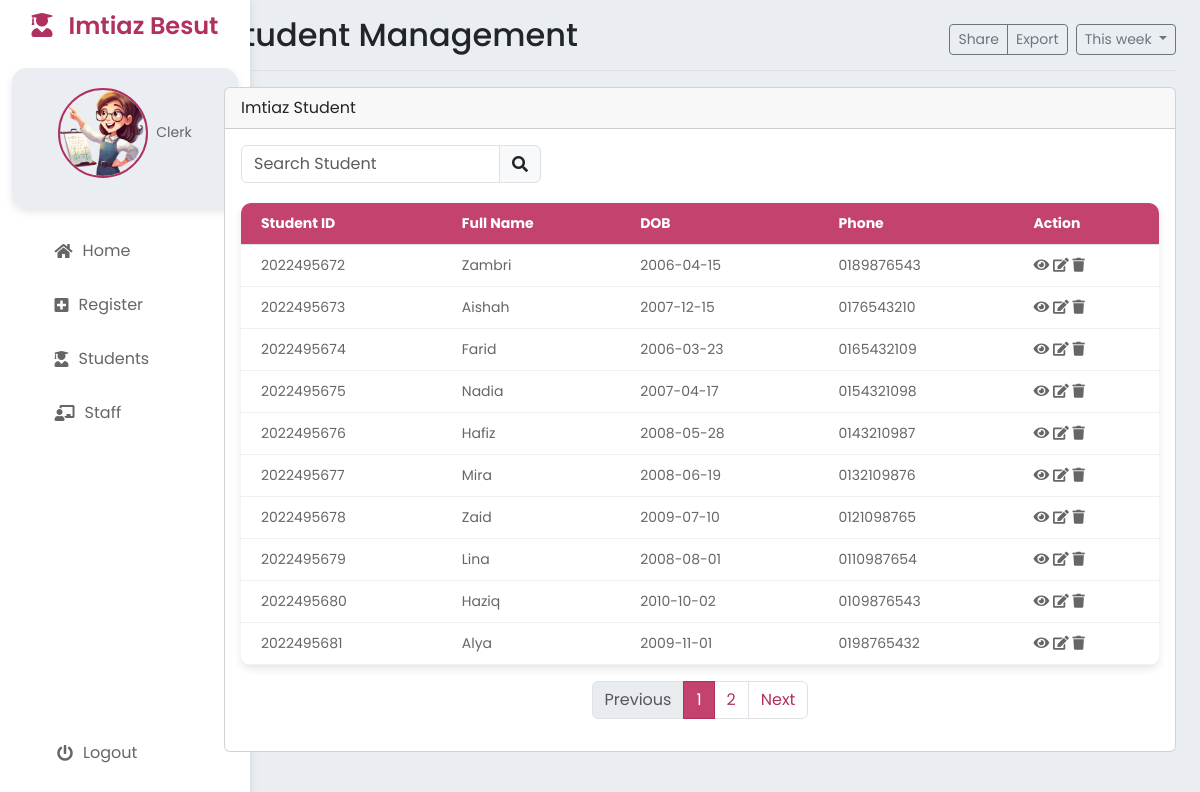
/StaffStudent.php, run on the app's committed database.
### tables this page shows
CREATE TABLE `student` (
  `studID` int NOT NULL AUTO_INCREMENT,
  `studName` varchar(50) NOT NULL,
  `studIC` varchar(12) NOT NULL,
  `studGender` varchar(2) NOT NULL,
  `studDOB` date DEFAULT NULL,
  `studAge` int DEFAULT NULL,
  `studPhone` varchar(15) DEFAULT NULL,
  `studState` varchar(50) DEFAULT NULL,
  `studDistrict` varchar(50) DEFAULT NULL,
  `studPostcode` int DEFAULT NULL,
  `studAddress` varchar(100) DEFAULT NULL,
  `studRace` varchar(20) DEFAULT NULL,
  `studParentName` varchar(50) DEFAULT NULL,
  `studParentNo` varchar(20) DEFAULT NULL,
  `studEmail` varchar(30) DEFAULT NULL,
  `studPassword` varchar(30) DEFAULT NULL,
  PRIMARY KEY (`studID`),
  UNIQUE KEY `studEmail` (`studEmail`)
);

### StaffStudent.php (the view, shortened to what this page needs)
<?php
include 'StaffHeader.php';
?>
<div class="row">
    <div class="col-md-12">
        <div class="card mb-3">
            <div class="card-header">Imtiaz Student</div>
            <div class="card-body">
                <div class="d-flex justify-content-between mb-3">
                    <div class="input-group" style="width: 300px;">
                        <input type="text" id="searchInput" class="form-control" placeholder="Search Student" onkeyup="searchStudents()">
                        <span class="input-group-text"><i class="fas fa-search"></i></span>
                    </div>
                </div>
                <table class="table" id="studentTable">
                    <thead>
                        <tr>
                            <th>Student ID</th>
                            <th>Full Name</th>
                            <th>DOB</th>
                            <th>Phone</th>
                            <th>Action</th>
                        </tr>
                    </thead>
                    <tbody>
                        <?php
                        include 'process/db.php';
                        $sql = "SELECT s.studID, s.studName, s.studDOB, s.studPhone
                        FROM student s
                        JOIN register r ON s.studID = r.studID
                        WHERE r.registerStatus = 'ACCEPTED'";
                        $result = $conn->query($sql);
                        if ($result->num_rows > 0) {
                            while ($row = $result->fetch_assoc()) {
                                echo "<tr><td>" . $row["studID"] . "</td><td>" . $row["studName"] . "</td><td>" . $row["studDOB"] . "</td><td>" . $row["studPhone"] . "</td><td>
                                    <a href='#' class='view' data-id='" . $row["studID"] . "'><i class='fas fa-eye'></i></a>
                                    <a href='#' class='edit' data-id='" . $row["studID"] . "'><i class='fas fa-edit'></i></a>
                                    <a href='#' class='delete' data-id='" . $row["studID"] . "'><i class='fas fa-trash'></i></a>
                                    </td></tr>";
                            }
                        } else {
                            echo "<tr><td colspan='5'>No results</td></tr>";
                        }
                        ?>
                    </tbody>
                </table>
                <nav aria-label="Page navigation example">
                    <ul class="pagination justify-content-center" id="pagination"></ul>
                </nav>
            </div>
        </div>
    </div>
</div>
</main>
</body>
</html>

### styles.css (style rules this page uses)
:root { --background-color: #EAEEF3; --pop-color: #fff; --active-font-color: #B03060; --softer-color: #c4436e; }
* { margin: 0; padding: 0; box-sizing: border-box; font-family: 'Poppins', sans-serif; }
body { display: flex; min-height: 100vh; background: var(--background-color); }
.table { width: 100%; border-collapse: collapse; margin-top: 20px; box-shadow: 0 4px 8px rgba(0, 0, 0, 0.1); border-radius: 10px; overflow: hidden; }
.table thead th { background-color: var(--softer-color) ; color: #fff; font-size: 14px; text-align: left; padding: 10px 20px; }
.table tbody tr { border-bottom: 1px solid #f0f0f0; transition: background 0.3s; }
.table tbody td { font-size: 14px; color: #666; padding: 10px 20px; }
.table i { color: #666; }
a { color: var(--active-font-color); text-decoration: none; transition: color 0.3s; }

### data on the page
student: studID "2022495672", studName "Zambri", studDOB "2006-04-15", studPhone "0189876543"
student: studID "2022495673", studName "Aishah", studDOB "2007-12-15", studPhone "0176543210"
student: studID "2022495674", studName "Farid", studDOB "2006-03-23", studPhone "0165432109"
student: studID "2022495675", studName "Nadia", studDOB "2007-04-17", studPhone "0154321098"
student: studID "2022495676", studName "Hafiz", studDOB "2008-05-28", studPhone "0143210987"
student: studID "2022495677", studName "Mira", studDOB "2008-06-19", studPhone "0132109876"
student: studID "2022495678", studName "Zaid", studDOB "2009-07-10", studPhone "0121098765"
student: studID "2022495679", studName "Lina", studDOB "2008-08-01", studPhone "0110987654"
student: studID "2022495680", studName "Haziq", studDOB "2010-10-02", studPhone "0109876543"
student: studID "2022495681", studName "Alya", studDOB "2009-11-01", studPhone "0198765432"

### other printed values
$title "Student Management"
